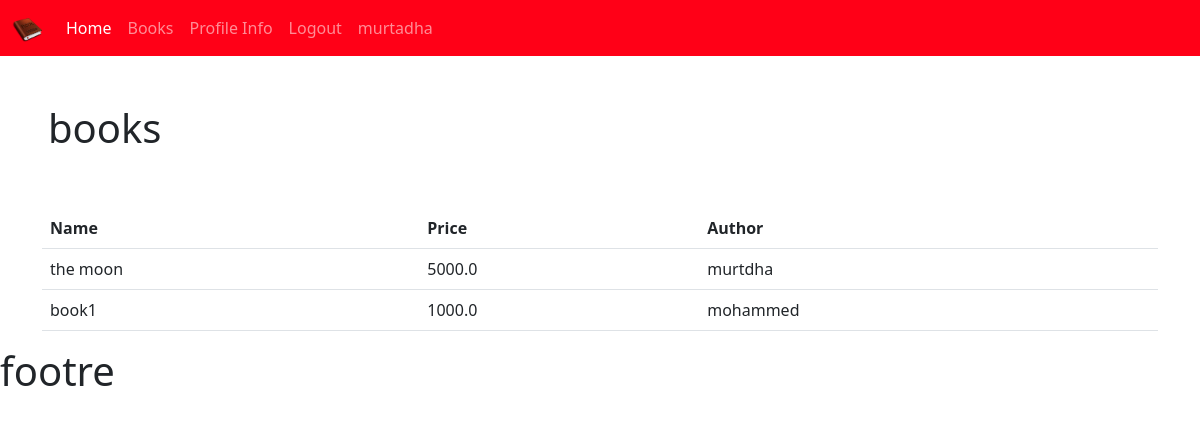
The app's page /books/ (signed in) with its own data.
### bookstore/models.py (models this page shows, shortened)
class Book(models.Model) :
    CATEGORY = (                                #for choices
        ('Classics','Classics') ,
        ('Crime','Crime') ,
        ('Fantasy','Fantasy') ,
        ('Adventure stories','Adventure stories') ,
        ('Horror ',' Horror') ,
    )
    name   =models.CharField( max_length=50,null=True)
    author =models.CharField( max_length=50,null=True)
    price  =models.FloatField( max_length=50,null=True)
    category=models.CharField( max_length=50,null=True,choices=CATEGORY)
    description =models.CharField( max_length=300,null=True)
    tag = models.ManyToManyField(Tag)
    date_create =models.DateTimeField(auto_now_add=True,null=True)

### bookstore/decorators.py (the view)
        def wrapper_func(request ,*args, **kwargs) :
            group = None
            if request.user.groups.exists(): #to sure user in group or not
                group=request.user.groups.all()[0].name  #if user inside the group take the name of group (like admin)
            if group == 'admin':
                return view_func(request ,*args, **kwargs) #اسمح له بالذهاب الى وجهته
            if group =='customer':
                return redirect('user_profile')

### bookstore/views.py (called while the page is built)
@login_required(login_url='login')
@forAminds
def books(request) :
    books = Book.objects.all() # include all object like id ,name ,author all content inside the table books
    return render(request,'bookstore/books.html',{'books': books})  #request for file book.html and modle database class Book

### bookstore/templates/bookstore/books.html
{% extends 'bookstore/main.html' %}
{% block  content %}
<h1 class = "p-5">books</h1>
<div class = 'container'>
    <table class="table">
        <thead>
          <tr>
            <th scope="col">Name</th>
            <th scope="col">Price</th>
            <th scope="col">Author</th>
          </tr>
        </thead>
        <tbody>
            {% for item  in books  %}
            <tr>
            <td>{{item.name}}</td>
            <td>{{item.price}}</td>
            <td>{{item.author}}</td>
            </tr>
            {% endfor %}
        </tbody>
      </table>
</div>
{% endblock  %}

### bookstore/templates/bookstore/navbar.html (shortened to what this page needs)
{% load  static %}
<nav class="navbar navbar-expand-lg  navbar-dark bg-primary">
    <div class="container-fluid">
      <a class="navbar-brand" href="{% url 'home' %}">
        <img src="{% static '/images/book.png' %}" alt="Bootstrap" width="30" height="24">
      </a>
      <div class="collapse navbar-collapse" id="navbarSupportedContent">
        <ul class="navbar-nav me-auto mb-2 mb-lg-0">
          {% if request.user.is_staff %}
          <li class="nav-item">
            <a class="nav-link active" aria-current="page" href="{% url 'home' %}">Home</a>
          </li>
          <li class="nav-item">
            <a class="nav-link" href="{% url 'books' %}">Books</a>
          </li>
          {% endif %}
          <li class="nav-item">
            <a class="nav-link" href="{% url 'profile_info' %}">Profile Info</a>
          </li>
          <li class="nav-item">
            <a class="nav-link" href="{% url 'logout' %}">Logout</a>
          </li>
          <a class="nav-link" href="{% url 'profile_info' %}">{{request.user}}</a>
        </ul>
      </div>
    </div>
  </nav>

### bookstore/static/css/style.css (style rules this page uses)
.bg-primary { --bs-bg-opacity: 1; background-color: #ff0017 !important; }

### records on screen
Book: name "the moon", price "5000.0", author "murtdha"
Book: name "book1", price "1000.0", author "mohammed"

### other values on screen
{{ request.user }} "murtadha"
